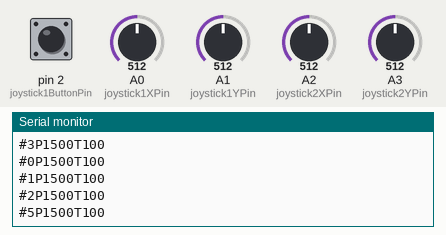
Recording of a sketch running on a simulated Arduino Uno, built with avr-gcc and run on an emulated ATmega328P. Shown: the last lines printed to the serial monitor. The test bench sets the inputs (shaded band); at power-on: A2 (joystick2XPin) = 512, pin 2 (joystick1ButtonPin) HIGH, A0 (joystick1XPin) = 512, A1 (joystick1YPin) = 512, A3 (joystick2YPin) = 512.

Above: at 11.2 s.
11.3 s: A2 (joystick2XPin) set to 342
At 11.8 s:
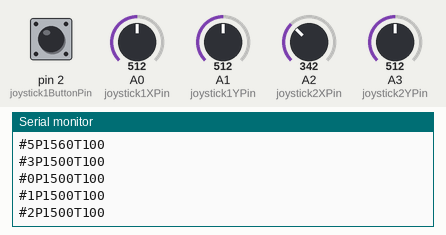
14.3 s: A2 (joystick2XPin) set to 312
At 15.0 s:
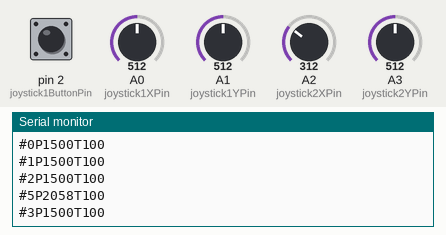
Timing chart, 0 to 17.3 s (numbered marks = the images above; inputs shaded):
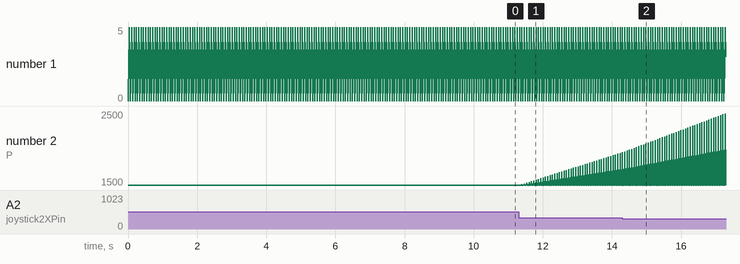

The sketch:

Working_ALD5PLTW_Robotic_Arm_2Joysticks.ino
```cpp
#include <SoftwareSerial.h>

// Define the pins for the joystick
const int joystick1XPin = A0;
const int joystick1YPin = A1;
const int joystick2XPin = A2;
const int joystick2YPin = A3;
const int joystick1ButtonPin = 2; // Will be null with EMG sensor

// Define the servo channels on the SSC-32U
const int baseChannel = 0;
const int shoulderChannel = 1;
const int elbowChannel = 2; //For EMG sensor later
const int wristChannel = 3;
const int gripperChannel = 4; //For EMG sensor later
const int wristrotationChannel = 5;

// Define the initial positions for the servos
int basePos = 1500;
int shoulderPos = 1500;
int elbowPos = 1500;
int wristrotationPos = 1500;
int wristPos = 1500;
int gripperPos = 1500;

// Joystick deadzone
const int DEADZONE = 50;

// Define the sensitivity of the joystick
const int sensitivity = 30;

void setup() {
  // Initialize Serial communication with the SSC-32U
  Serial.begin(9600);

  // Set the joystick button pin as input
  pinMode(joystick1ButtonPin, INPUT_PULLUP);
}

void loop() {
  // Read the joystick values
  int joystick1X = analogRead(joystick1XPin);
  int joystick1Y = analogRead(joystick1YPin);
  int joystick2X = analogRead(joystick2XPin);
  int joystick2Y = analogRead(joystick2YPin);
  int joystick1Button = digitalRead(joystick1ButtonPin);

  // Map the joystick values to servo positions
  if (abs(joystick1X - 512) > DEADZONE) {
    basePos += map(joystick1X, 0, 1023, -sensitivity, sensitivity);
  }

  if (abs(joystick1Y - 512) > DEADZONE) {
    shoulderPos += map(joystick1Y, 0, 1023, -sensitivity, sensitivity);
  }

  elbowPos = 1500;

  if (abs(joystick2X - 512) > DEADZONE) {
    wristrotationPos += map(joystick2X, 0, 1023, sensitivity, -sensitivity);
  }
  if (abs(joystick2Y - 512) > DEADZONE) {
    wristPos += map(joystick2Y, 0, 1023, sensitivity, -sensitivity);
  }
  // Constrain the servo positions to avoid out-of-range values
  basePos = constrain(basePos, 500, 2500);
  shoulderPos = constrain(shoulderPos, 500, 2500);
  wristrotationPos = constrain(wristrotationPos, 500, 2500);
  wristPos = constrain(wristPos, 500, 2500);

  // Send the servo positions to the SSC-32U
  moveServo(baseChannel, basePos);
  moveServo(shoulderChannel, shoulderPos);
  moveServo(elbowChannel, elbowPos);
  moveServo(wristrotationChannel, wristrotationPos);
  moveServo(wristChannel, wristPos);

  // Check if the joystick button is pressed
  if (joystick1Button == LOW) {
    // Toggle the gripper
    gripperPos = (gripperPos == 500) ? 2000 : 500;
    moveServo(gripperChannel, gripperPos);
    delay(500); // Debounce delay
  }

  // Small delay to stabilize the loop
  delay(20);
}

void moveServo(int channel, int position) {
  // Send the servo position command to the SSC-32U
  Serial.print("#");
  Serial.print(channel);
  Serial.print("P");
  Serial.print(position);
  Serial.print("T100\r\n"); // 100ms time for the movement
}
```

Measured:
- after the input at 11.3 s, the serial monitor: prints a new line after 0.10 s (image 1)
